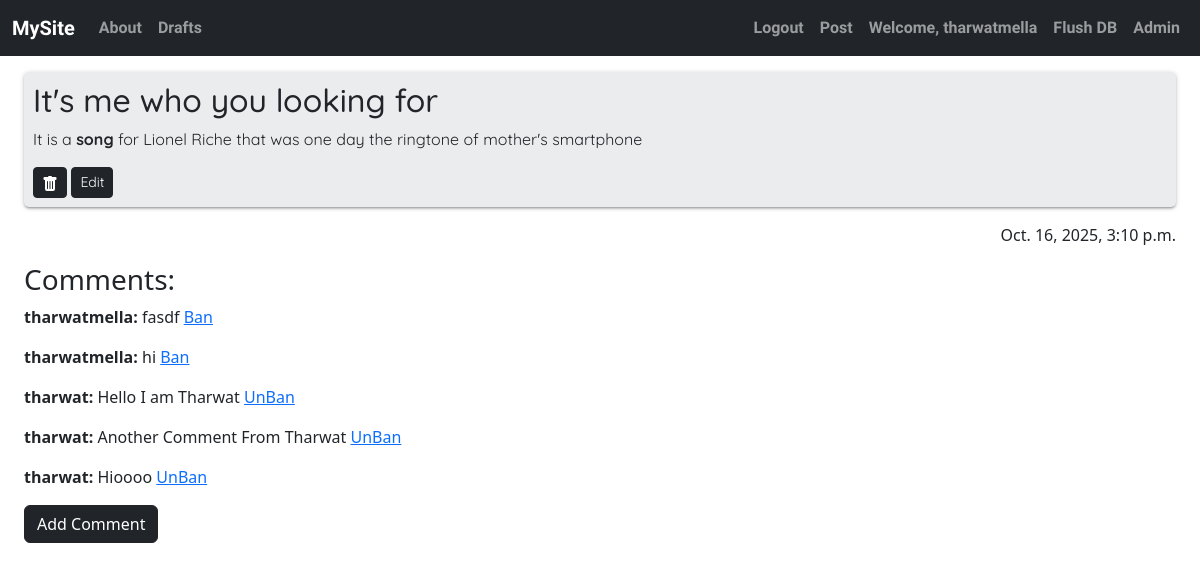
The page /postdetail/3 (signed in) on the database its author committed.
### basic_app/models.py (models this page shows, shortened)
class Post(models.Model):
    author = models.ForeignKey("auth.User", on_delete=models.CASCADE)
    title = models.CharField(max_length=30)
    text = models.TextField()
    is_Published = models.BooleanField(default=False)
    creation_date = models.DateTimeField(
        default=timezone.now,
    )
    publication_date = models.DateTimeField(null=True, blank=True)

class Comment(models.Model):
    post = models.ForeignKey(Post, on_delete=models.CASCADE)
    user = models.ForeignKey("auth.User", on_delete=models.CASCADE)
    text = models.TextField()
    creation_date = models.DateTimeField(default=timezone.now)
    approved = models.BooleanField(default=False)
    def isBanned(self):
        if Blocklist.objects.get(post=self.post, user=self.user):
            return True
        else:
            return False

### basic_app/views.py (the view)
# urls.py: path("postdetail/<int:pk>", PostDetail.as_view(), name="detail"),
class PostDetail(DetailView):
    model = Post
    def get(self, request, *args, **kwargs):
        result = super().get(self, request, *args, **kwargs)
        if self.object.author == request.user or self.object.is_Published:
            return result
        else:
            return redirect("/")
    def get_context_data(self, **kwargs):
        result=super().get_context_data(**kwargs)
        if self.request.user.is_authenticated:
            blocked = Blocklist.objects.filter(post=self.object, user=self.request.user)
            if blocked:
                result["commentAllowed"] = False
            else:
                result["commentAllowed"] = True
        return result

### basic_app/templates/basic_app/post_detail.html (shortened to what this page needs)
{% extends "basic_app/base.html" %}
{%block body%}
<div class="post mt-3">
    <h2 class="posttitle">{{post.title}}</h2>
    <div>{{post.text|safe}}</div>
    <div class="">
        {%if post.author == user%}
        <form method="POST" class="d-inline" action={%url 'blog:delete' post.pk%}>{{form}} {%csrf_token%} <button
                type="submit" class="btn btn-dark btn-sm" value="Delete"></button></form>
        <a type="button" class="btn btn-dark d-inline btn-sm" href={%url 'blog:update' post.pk%}>Edit</a>
        {%endif%}
    </div>
</div>
<div>
    {% if post.is_Published %}
    <p class="text-end mt-3 fw-lighter fs-6">{{post.publication_date}}</p>
    {% else %}
    <p class="text-end mt-3 fw-lighter fs-6">the Post is still Draft Please Delete or Publish</p>
    <a class="btn btn-primary" href={%url 'blog:postPublish' post.pk%}>Publish</a>
    {% endif %}
</div>
<div class="comments mt-3">
    <h3>Comments:</h3>
    {%for comment in post.comment_set.all%}
    {% if post.author == user %}
    <p><b>{{comment.user}}: </b>{{comment.text|safe}}
        {%if comment.isBanned%}
        <a href={%url "blog:ban" userpk=comment.user.pk postpk=post.pk%}> UnBan </a>
        {%else%}
        <a href={%url "blog:ban" userpk=comment.user.pk postpk=post.pk%}> Ban </a>
        {% endif %}
    </p>
    {% elif comment.approved %}
    <p><b>{{comment.user}}: </b>{{comment.text}}</p>
    {%endif%}
    {%endfor%}
</div>
{%if commentAllowed%}
<a class="btn btn-dark" href={%url 'blog:createComment' post.pk%}>Add Comment</a>
{% else %}
<a class="btn btn-dark disabled" href={%url 'blog:createComment' post.pk%}>Add Comment</a>
{%endif%}
{%endblock%}

### basic_app/templates/basic_app/base.html (shortened to what this page needs)
<!DOCTYPE html>
{%load static%}
<html lang="en">
<head>
    <link href="https://cdn.jsdelivr.net/npm/bootstrap@5.3.8/dist/css/bootstrap.min.css" rel="stylesheet"
>
    <link rel="stylesheet" href="//cdn.jsdelivr.net/npm/medium-editor@latest/dist/css/medium-editor.min.css"
        type="text/css" media="screen" charset="utf-8">
    <link rel="stylesheet" href="{% static 'css/blog.css'%}">
</head>
<body class="">
    <nav class="navbar navbar-expand-md navbar-dark bg-dark fonted">
        <div class="container-fluid">
            <a class="rainbow-text navbar-brand" href={%url "blog:list" %}>MySite</a>
            <div class="collapse navbar-collapse " id="mainNavbar">
                <ul class="navbar-nav me-auto mb-2 mb-lg-0">
                    <li class="nav-item">
                        <a class="nav-link" href={%url 'blog:about' %}>About</a>
                    </li>
                    <li class="nav-item">
                        <a class="nav-link" href={%url 'blog:drafts' %}>Drafts</a>
                    </li>
                </ul>
                <ul class="navbar-nav">
                    {%if user.is_authenticated%}
                    <form class="d-flex" method="post" action={%url 'logout' %}>
                        <li class="nav-item">
                            <button class="nav-link" type="submit">Logout</button>
                        </li>
                    <li class="nav-item">
                        <a class="nav-link" href={%url 'blog:createPost' %}>Post</a>
                    </li>
                    <li class="nav-item">
                        <a class="nav-link">Welcome, {{user}}</a>
                    </li>
                    {% else %}
                    <li class="nav-item">
                        <a class="nav-link" href={%url 'login' %}>Login</a>
                    </li>
                    {%endif%}
                    {%if user.is_superuser%}
                    <li class="nav-item">
                        <a class="nav-link" href={%url 'blog:about' %}>Flush DB</a>
                    </li>
                    <li class="nav-item">
                        <a class="nav-link" href={%url 'admin:index' %}>Admin</a>
                    </li>
                    {%endif%}
                </ul>
            </div>
        </div>
    </nav>
    <div class="container-fluid px-4">
        {%block body%}
        {%endblock%}
    </div>
</body>
</html>

### basic_app/static/css/blog.css (style rules this page uses)
.fonted { font-family: "Tektur", sans-serif; font-optical-sizing: auto; font-weight: 900; font-style: normal; font-variation-settings: "wdth" 75; }
.post { background-color: rgb(235, 236, 238); border-radius: 5px; box-shadow: 0 2px 2px 0 rgba(0, 0, 0, 0.14), 0 3px 1px -2px rgba(0, 0, 0, 0.12), 0 1px 5px 0 rgba(0, 0, 0, 0.2); padding: 9px; font-family: "Quicksand", system-ui; font-weight: 400; }
.rainbow-text { animation-name: rainbow; animation-duration: 2000ms; animation-iteration-count: infinite; animation-direction: alternate; }

### rows shown on the page
Post: title "It's me who you looking for", text "It is a song for Lionel Riche that was one day the ringtone of mother's smartphone", publication_date "Oct. 16, 2025, 3:10 p.m."
Comment: user "tharwatmella", text "fasdf", shows "Ban"
Comment: user "tharwatmella", text "hi", shows "Ban"
Comment: user "tharwat", text "Hello I am Tharwat", shows "UnBan"
Comment: user "tharwat", text "Another Comment From Tharwat", shows "UnBan"
Comment: user "tharwat", text "Hioooo", shows "UnBan"

### other values the page prints
{{ user }} "tharwatmella"
